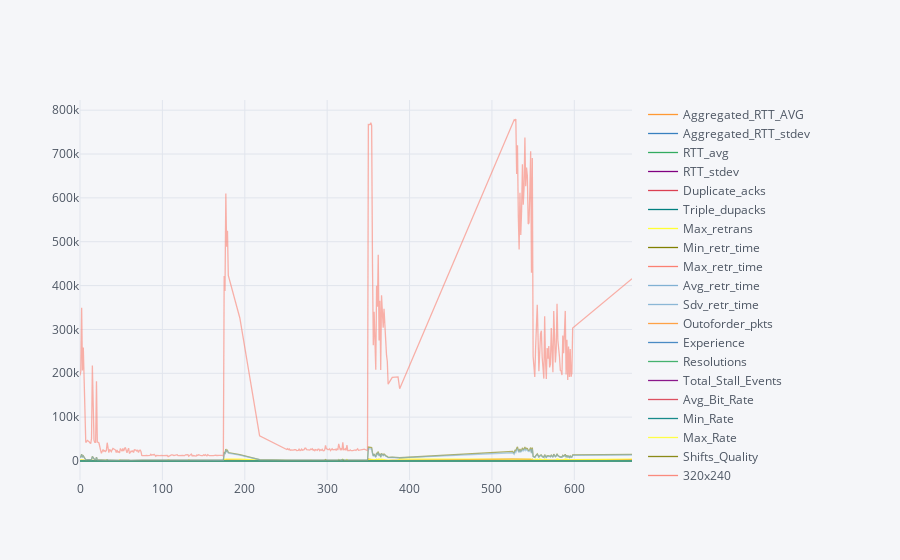

Source (notebook cell):
### Code cell
dataset.iplot()

### Figure 1 — Plotly figure (JSON) as saved in the notebook; plotly's stock layout.template omitted (floating-point values rounded to 4 significant figures; data arrays with more than 128 entries replaced by an {"elided": "..."} marker saying what was removed)
{"data": [{"line": {"color": "rgba(255, 153, 51, 1.0)", "dash": "solid", "shape": "linear", "width": 1.3}, "mode": "lines", "name": "Aggregated_RTT_AVG", "text": "", "type": "scatter", "uid": "636bf4b6-c874-4047-a96a-6ee67eb22563", "x": {"elided": "373 int values"}, "y": {"elided": "373 float values"}}, {"line": {"color": "rgba(55, 128, 191, 1.0)", "dash": "solid", "shape": "linear", "width": 1.3}, "mode": "lines", "name": "Aggregated_RTT_stdev", "text": "", "type": "scatter", "uid": "899c9032-fa3a-4869-8720-d7d57e7402e6", "x": {"elided": "373 int values"}, "y": {"elided": "373 float values"}}, {"line": {"color": "rgba(50, 171, 96, 1.0)", "dash": "solid", "shape": "linear", "width": 1.3}, "mode": "lines", "name": "RTT_avg", "text": "", "type": "scatter", "uid": "6bf2edfd-345e-4ccb-baf6-768b8866ba25", "x": {"elided": "373 int values"}, "y": {"elided": "373 float values"}}, {"line": {"color": "rgba(128, 0, 128, 1.0)", "dash": "solid", "shape": "linear", "width": 1.3}, "mode": "lines", "name": "RTT_stdev", "text": "", "type": "scatter", "uid": "5aa9c974-508f-4163-b315-64543bd7f4bb", "x": {"elided": "373 int values"}, "y": {"elided": "373 float values"}}, {"line": {"color": "rgba(219, 64, 82, 1.0)", "dash": "solid", "shape": "linear", "width": 1.3}, "mode": "lines", "name": "Duplicate_acks", "text": "", "type": "scatter", "uid": "8a4de8e7-be3f-4911-89d7-6928d3acfdb8", "x": {"elided": "373 int values"}, "y": {"elided": "373 int values"}}, {"line": {"color": "rgba(0, 128, 128, 1.0)", "dash": "solid", "shape": "linear", "width": 1.3}, "mode": "lines", "name": "Triple_dupacks", "text": "", "type": "scatter", "uid": "31b2ca07-94b5-4c53-8bdb-1bdef71d65c9", "x": {"elided": "373 int values"}, "y": {"elided": "373 int values"}}, {"line": {"color": "rgba(255, 255, 51, 1.0)", "dash": "solid", "shape": "linear", "width": 1.3}, "mode": "lines", "name": "Max_retrans", "text": "", "type": "scatter", "uid": "c66dadca-e095-4cdb-a9ef-82f0a459cc0b", "x": {"elided": "373 int values"}, "y": {"elided": "373 int values"}}, {"line": {"color": "rgba(128, 128, 0, 1.0)", "dash": "solid", "shape": "linear", "width": 1.3}, "mode": "lines", "name": "Min_retr_time", "text": "", "type": "scatter", "uid": "71eaef41-33fd-4b81-9c14-4eb50c530bab", "x": {"elided": "373 int values"}, "y": {"elided": "373 int values"}}, {"line": {"color": "rgba(251, 128, 114, 1.0)", "dash": "solid", "shape": "linear", "width": 1.3}, "mode": "lines", "name": "Max_retr_time", "text": "", "type": "scatter", "uid": "f4bfadb9-9a28-42b9-81d6-4a208b30dacf", "x": {"elided": "373 int values"}, "y": {"elided": "373 int values"}}, {"line": {"color": "rgba(128, 177, 211, 1.0)", "dash": "solid", "shape": "linear", "width": 1.3}, "mode": "lines", "name": "Avg_retr_time", "text": "", "type": "scatter", "uid": "ff05954f-83e7-49b2-8b9f-b895a275e4ae", "x": {"elided": "373 int values"}, "y": {"elided": "373 int values"}}, {"line": {"color": "rgba(128, 177, 211, 0.8999999999999999)", "dash": "solid", "shape": "linear", "width": 1.3}, "mode": "lines", "name": "Sdv_retr_time", "text": "", "type": "scatter", "uid": "a93ea467-0469-4229-88e0-93eadb3bd667", "x": {"elided": "373 int values"}, "y": {"elided": "373 int values"}}, {"line": {"color": "rgba(255, 153, 51, 0.8999999999999999)", "dash": "solid", "shape": "linear", "width": 1.3}, "mode": "lines", "name": "Outoforder_pkts", "text": "", "type": "scatter", "uid": "8330501e-d571-4541-b78b-44cb8b05002c", "x": {"elided": "373 int values"}, "y": {"elided": "373 int values"}}, {"line": {"color": "rgba(55, 128, 191, 0.8999999999999999)", "dash": "solid", "shape": "linear", "width": 1.3}, "mode": "lines", "name": "Experience", "text": "", "type": "scatter", "uid": "cf0c6ae2-03aa-4b9f-89ad-97523d01cbca", "x": {"elided": "373 int values"}, "y": {"elided": "373 str values"}}, {"line": {"color": "rgba(50, 171, 96, 0.8999999999999999)", "dash": "solid", "shape": "linear", "width": 1.3}, "mode": "lines", "name": "Resolutions", "text": "", "type": "scatter", "uid": "a455630a-7d20-4cbe-8412-e5a8a797e95e", "x": {"elided": "373 int values"}, "y": {"elided": "373 str values"}}, {"line": {"color": "rgba(128, 0, 128, 0.8999999999999999)", "dash": "solid", "shape": "linear", "width": 1.3}, "mode": "lines", "name": "Total_Stall_Events", "text": "", "type": "scatter", "uid": "f62af71e-797d-49f8-832d-7ac0c5c7f5e3", "x": {"elided": "373 int values"}, "y": {"elided": "373 int values"}}, {"line": {"color": "rgba(219, 64, 82, 0.8999999999999999)", "dash": "solid", "shape": "linear", "width": 1.3}, "mode": "lines", "name": "Avg_Bit_Rate", "text": "", "type": "scatter", "uid": "d89ff23a-ed3f-4bff-8490-c75227ea2296", "x": {"elided": "373 int values"}, "y": {"elided": "373 int values"}}, {"line": {"color": "rgba(0, 128, 128, 0.8999999999999999)", "dash": "solid", "shape": "linear", "width": 1.3}, "mode": "lines", "name": "Min_Rate", "text": "", "type": "scatter", "uid": "63f6253b-0131-417e-8446-1152d8b3cbfd", "x": {"elided": "373 int values"}, "y": {"elided": "373 int values"}}, {"line": {"color": "rgba(255, 255, 51, 0.8999999999999999)", "dash": "solid", "shape": "linear", "width": 1.3}, "mode": "lines", "name": "Max_Rate", "text": "", "type": "scatter", "uid": "3839ea4e-106d-49c8-9c66-3d6928a9e22a", "x": {"elided": "373 int values"}, "y": {"elided": "373 int values"}}, {"line": {"color": "rgba(128, 128, 0, 0.8999999999999999)", "dash": "solid", "shape": "linear", "width": 1.3}, "mode": "lines", "name": "Shifts_Quality", "text": "", "type": "scatter", "uid": "3ec2cf0c-9ee8-42f8-aaf3-0de355fe5a3a", "x": {"elided": "373 int values"}, "y": {"elided": "373 int values"}}, {"line": {"color": "rgba(251, 128, 114, 0.8999999999999999)", "dash": "solid", "shape": "linear", "width": 1.3}, "mode": "lines", "name": "320x240", "text": "", "type": "scatter", "uid": "48c860db-0839-4eff-9f50-f2a4fb8311e1", "x": {"elided": "373 int values"}, "y": {"elided": "373 int values"}}, {"line": {"color": "rgba(251, 128, 114, 0.7999999999999998)", "dash": "solid", "shape": "linear", "width": 1.3}, "mode": "lines", "name": "384x288", "text": "", "type": "scatter", "uid": "d204b31d-5c64-4384-bed1-0e45c8677d9f", "x": {"elided": "373 int values"}, "y": {"elided": "373 int values"}}, {"line": {"color": "rgba(128, 177, 211, 0.7999999999999998)", "dash": "solid", "shape": "linear", "width": 1.3}, "mode": "lines", "name": "512x384", "text": "", "type": "scatter", "uid": "8b56e7dc-246e-434c-96a6-ab7660e24043", "x": {"elided": "373 int values"}, "y": {"elided": "373 int values"}}, {"line": {"color": "rgba(255, 153, 51, 0.7999999999999998)", "dash": "solid", "shape": "linear", "width": 1.3}, "mode": "lines", "name": "512x384.1", "text": "", "type": "scatter", "uid": "f27469fd-9e43-4145-ae16-d9e8fa0f241b", "x": {"elided": "373 int values"}, "y": {"elided": "373 int values"}}, {"line": {"color": "rgba(55, 128, 191, 0.7999999999999998)", "dash": "solid", "shape": "linear", "width": 1.3}, "mode": "lines", "name": "640x480", "text": "", "type": "scatter", "uid": "b83c61c1-483a-45f2-8857-02354e8c2ee0", "x": {"elided": "373 int values"}, "y": {"elided": "373 int values"}}, {"line": {"color": "rgba(50, 171, 96, 0.7999999999999998)", "dash": "solid", "shape": "linear", "width": 1.3}, "mode": "lines", "name": "720x480", "text": "", "type": "scatter", "uid": "e5b65d0a-75e6-4f1d-881e-d4a52fca5389", "x": {"elided": "373 int values"}, "y": {"elided": "373 int values"}}, {"line": {"color": "rgba(128, 0, 128, 0.7999999999999998)", "dash": "solid", "shape": "linear", "width": 1.3}, "mode": "lines", "name": "1280x720", "text": "", "type": "scatter", "uid": "12417d06-107d-49c7-ab9b-adfcb803f159", "x": {"elided": "373 int values"}, "y": {"elided": "373 int values"}}, {"line": {"color": "rgba(219, 64, 82, 0.7999999999999998)", "dash": "solid", "shape": "linear", "width": 1.3}, "mode": "lines", "name": "1280x720.1", "text": "", "type": "scatter", "uid": "1fdbc23e-5388-49d6-86c3-c3562e3a52fd", "x": {"elided": "373 int values"}, "y": {"elided": "373 int values"}}, {"line": {"color": "rgba(0, 128, 128, 0.7999999999999998)", "dash": "solid", "shape": "linear", "width": 1.3}, "mode": "lines", "name": "1920x1080", "text": "", "type": "scatter", "uid": "a33bd56b-aadc-40b5-8b20-72c383975aa0", "x": {"elided": "373 int values"}, "y": {"elided": "373 int values"}}, {"line": {"color": "rgba(255, 255, 51, 0.7999999999999998)", "dash": "solid", "shape": "linear", "width": 1.3}, "mode": "lines", "name": "1920x1080.1", "text": "", "type": "scatter", "uid": "075c6370-701f-4af0-a7a3-6a6ce4bdd6d6", "x": {"elided": "373 int values"}, "y": {"elided": "373 int values"}}, {"line": {"color": "rgba(128, 128, 0, 0.7999999999999998)", "dash": "solid", "shape": "linear", "width": 1.3}, "mode": "lines", "name": "Avg_stall", "text": "", "type": "scatter", "uid": "5f028903-4c59-443d-8b5f-4d2d2771ba78", "x": {"elided": "373 int values"}, "y": {"elided": "373 float values"}}, {"line": {"color": "rgba(128, 128, 0, 0.7)", "dash": "solid", "shape": "linear", "width": 1.3}, "mode": "lines", "name": "Min_stall", "text": "", "type": "scatter", "uid": "5b17fe2e-262d-4c91-af62-7c6f6a41a3ca", "x": {"elided": "373 int values"}, "y": {"elided": "373 float values"}}, {"line": {"color": "rgba(251, 128, 114, 0.7)", "dash": "solid", "shape": "linear", "width": 1.3}, "mode": "lines", "name": "Max_tall", "text": "", "type": "scatter", "uid": "07cf4987-8baa-421e-b193-8fa640c04639", "x": {"elided": "373 int values"}, "y": {"elided": "373 float values"}}, {"line": {"color": "rgba(128, 177, 211, 0.7)", "dash": "solid", "shape": "linear", "width": 1.3}, "mode": "lines", "name": "Total_Stalls", "text": "", "type": "scatter", "uid": "216c6211-91c2-49a3-be2e-f0a82688da48", "x": {"elided": "373 int values"}, "y": {"elided": "373 float values"}}, {"line": {"color": "rgba(255, 153, 51, 0.7)", "dash": "solid", "shape": "linear", "width": 1.3}, "mode": "lines", "name": "Segments_High_or_Low_Resolutions", "text": "", "type": "scatter", "uid": "68487512-cbd0-41dd-ad7e-d043005f68c0", "x": {"elided": "373 int values"}, "y": {"elided": "373 str values"}}, {"line": {"color": "rgba(55, 128, 191, 0.7)", "dash": "solid", "shape": "linear", "width": 1.3}, "mode": "lines", "name": "Segments_in_Low", "text": "", "type": "scatter", "uid": "d5daba4d-6fd6-4492-bc14-aff5e230707a", "x": {"elided": "373 int values"}, "y": {"elided": "373 int values"}}, {"line": {"color": "rgba(50, 171, 96, 0.7)", "dash": "solid", "shape": "linear", "width": 1.3}, "mode": "lines", "name": "Segments_in_High", "text": "", "type": "scatter", "uid": "5d35347d-a57b-4677-ae88-690b39329817", "x": {"elided": "373 int values"}, "y": {"elided": "373 int values"}}, {"line": {"color": "rgba(128, 0, 128, 0.7)", "dash": "solid", "shape": "linear", "width": 1.3}, "mode": "lines", "name": "lresolutionsbystall", "text": "", "type": "scatter", "uid": "26de4320-4ed1-49d6-9be6-f84f3712d712", "x": {"elided": "373 int values"}, "y": {"elided": "373 str values"}}, {"line": {"color": "rgba(219, 64, 82, 0.7)", "dash": "solid", "shape": "linear", "width": 1.3}, "mode": "lines", "name": "Bandwidth", "text": "", "type": "scatter", "uid": "03c161ff-b505-4a84-b721-9fe029e96f06", "x": {"elided": "373 int values"}, "y": {"elided": "373 str values"}}, {"line": {"color": "rgba(0, 128, 128, 0.7)", "dash": "solid", "shape": "linear", "width": 1.3}, "mode": "lines", "name": "Packetloss", "text": "", "type": "scatter", "uid": "3ee8aa3b-ef9a-4079-a1a2-d9f42c482141", "x": {"elided": "373 int values"}, "y": {"elided": "373 str values"}}, {"line": {"color": "rgba(255, 255, 51, 0.7)", "dash": "solid", "shape": "linear", "width": 1.3}, "mode": "lines", "name": "Hosts_Competitions", "text": "", "type": "scatter", "uid": "98205a67-9f18-41b8-a026-3c43c79b2035", "x": {"elided": "373 int values"}, "y": {"elided": "373 str values"}}, {"line": {"color": "rgba(255, 255, 51, 0.5999999999999999)", "dash": "solid", "shape": "linear", "width": 1.3}, "mode": "lines", "name": "MPD", "text": "", "type": "scatter", "uid": "0f0ac998-d076-443d-8ec3-6759b3a3cd58", "x": {"elided": "373 int values"}, "y": {"elided": "373 str values"}}, {"line": {"color": "rgba(128, 128, 0, 0.5999999999999999)", "dash": "solid", "shape": "linear", "width": 1.3}, "mode": "lines", "name": "Total_Packets", "text": "", "type": "scatter", "uid": "928f6ed9-14df-4d60-a2ce-2b0ace8c54f5", "x": {"elided": "373 int values"}, "y": {"elided": "373 int values"}}, {"line": {"color": "rgba(251, 128, 114, 0.5999999999999999)", "dash": "solid", "shape": "linear", "width": 1.3}, "mode": "lines", "name": "Througput", "text": "", "type": "scatter", "uid": "f3fa6bca-cfa7-4ccf-a335-51d776c1191e", "x": {"elided": "373 int values"}, "y": {"elided": "373 int values"}}, {"line": {"color": "rgba(128, 177, 211, 0.5999999999999999)", "dash": "solid", "shape": "linear", "width": 1.3}, "mode": "lines", "name": "RTT_Samples", "text": "", "type": "scatter", "uid": "fb3c5082-544c-409e-a291-19eadc995c1b", "x": {"elided": "373 int values"}, "y": {"elided": "373 int values"}}], "layout": {"legend": {"bgcolor": "#F5F6F9", "font": {"color": "#4D5663"}}, "paper_bgcolor": "#F5F6F9", "plot_bgcolor": "#F5F6F9", "title": {"font": {"color": "#4D5663"}}, "xaxis": {"gridcolor": "#E1E5ED", "showgrid": true, "tickfont": {"color": "#4D5663"}, "title": {"font": {"color": "#4D5663"}, "text": ""}, "zerolinecolor": "#E1E5ED"}, "yaxis": {"gridcolor": "#E1E5ED", "showgrid": true, "tickfont": {"color": "#4D5663"}, "title": {"font": {"color": "#4D5663"}, "text": ""}, "zerolinecolor": "#E1E5ED"}}}
